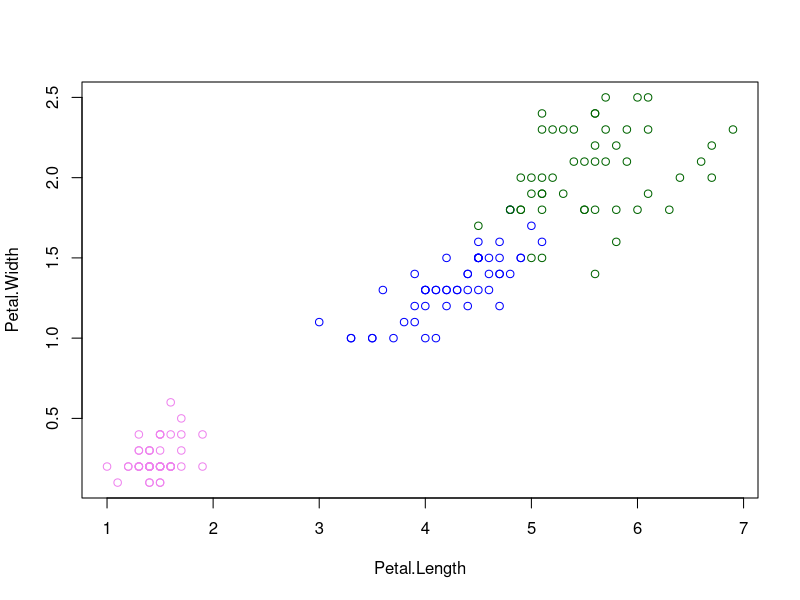

Recreate this plot in R.

# -----------------------------------------------------------------------------
# Title: Extras and repetition

# Description: This script contains answers to questions asked during the 
#  course and the repetition at the beginning of the second course day.
#  1) Extras
#  2) Repetition

# Author: Simon Knüsel

# Date: 2019-09-30
# -----------------------------------------------------------------------------


# Prepare workspace --------------------

# Set working directory
#setwd("/Users/Desktop/R_Basic_Introduction/")
#rm(list = ls())

# Load packages
library(dplyr)


# Load data --------------------
data(iris)


# 1) Extras --------------------

# Convert missing data (here value -99999) to NA when importing data
setwd("~/R_Basic_Introduction/") # replace with your path to the course folder

tree_growth <- read.csv(file = "01_Data/tree_growth_data.csv", 
                        na.strings = -99999)


# Convert column names to lower case and replace points (.) with 
# underscores (_) by hand
iris1 <- iris
colnames(iris1)
colnames(iris1) <- c("sepal_length", "sepal_width", "petal_length", 
                    "petal_width", "species")
head(iris1)

# Convert column names automatically
iris2 <- iris
# Convert to lower case
colnames(iris2) <- tolower(colnames(iris2))
colnames(iris2)
?tolower
# Replace dots (.) with underscores (_)
colnames(iris2) <- gsub("\\.", "_", colnames(iris2))
head(iris2)
?gsub # this is an advanced function

identical(iris1, iris2)


# Define colors by group (specify a custom color palette)
palette(c("violet", "blue", "darkgreen"))
plot(data = iris, Petal.Width ~ Petal.Length, type = "p", col = Species)


# Data upload with missing data coded as some value (e.g. -99999)
setwd("~/Introduction_to_R") # set working directory to course folder

# using "na.strings = " converts the provided values to NA during the upload
tree_growth <- read.csv(file = "01_Data/tree_growth_data.csv", 
                        na.strings = "-99999")



# 2) Repetition --------------------


# Vectors ------
vec1 <- c("Bern", "Zurich", "Basel", "Geneva")
class(vec1)

vec3 <- c(2, 3, 4, 5)
class(vec3)
vec3 <- as.character(vec3)
class(vec3)

vec2 <- c(TRUE, FALSE, TRUE, TRUE)
class(vec2)
sum(vec2) # In calculations TRUE = 1 and FALSE = 0

class(iris$Species)


# Data frames ------

# Set working directory
getwd() # get current working directory
setwd("path_to_your_working_directory")

# Load a .csv file
tree_growth <- read.csv(file = "01_Data/tree_growth_data.csv")
head(tree_growth)
str(tree_growth)


# Data manipulation ------

#install.packages("dplyr")
library(dplyr)

# Add or change a column
iris3 <- mutate(iris1, genus = "Iris")

# Filter rows by condition
iris6 <- filter(iris1, species %in% c("setosa", "virginica"))
iris6$species

# OR Alt + 7 |
iris4 <- filter(iris1, sepal_length > 6 | sepal_length < 5) # multiple conditions OR = |

# Select columns
iris5 <- select(iris1, sepal_length, petal_length)
dim(iris5) # dimensions of the data frame (number of rows, number of columns)

# Sort columns
iris6 <- arrange(iris1, -petal_length) # sort descending (with "-" in fron of column name)
iris6$petal_length

# Summarise data
iris7 <- summarise(iris1, mean = mean(petal_length))
iris7

# Grouped summarise
iris_grouped <- group_by(iris1, species)
mean_petal_length <- summarise(iris_grouped, mean = mean(petal_length))
mean_petal_length

# Piping
iris_dplyr <- iris1 %>% 
  mutate(genus = "Iris") %>% 
  filter(sepal_length >= 4.9)

# check if the code did what you expected
head(iris_dplyr)
min(iris_dplyr$sepal_length)

